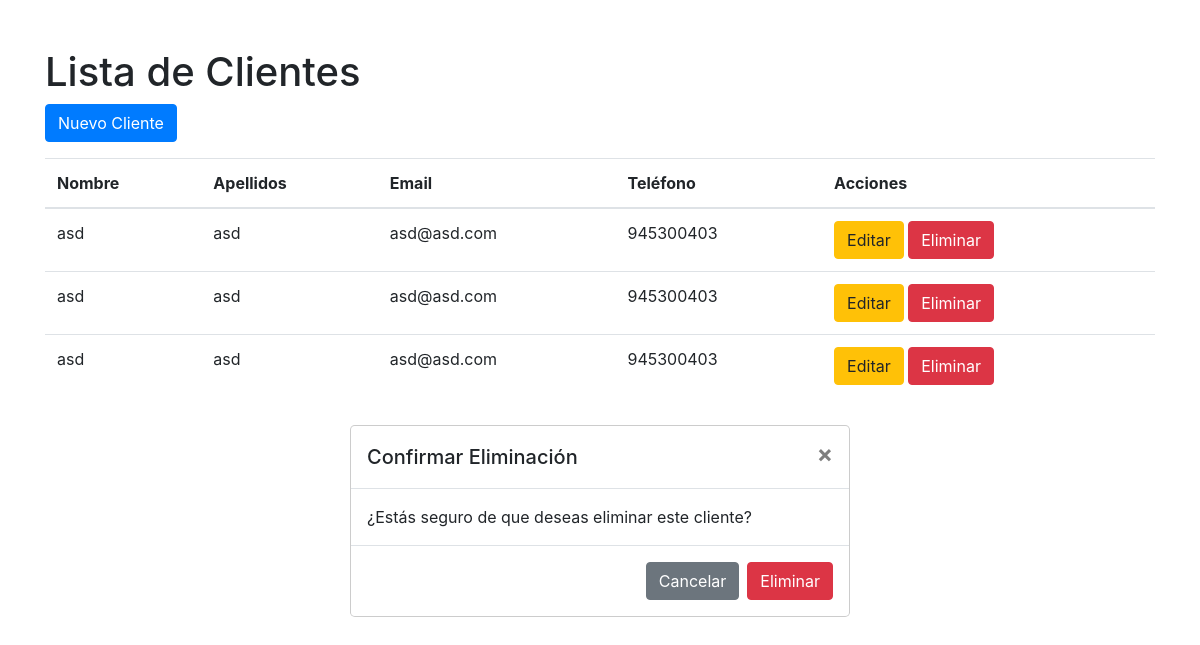
/adminrf/clientes/, run on an earlier commit of the app's database.
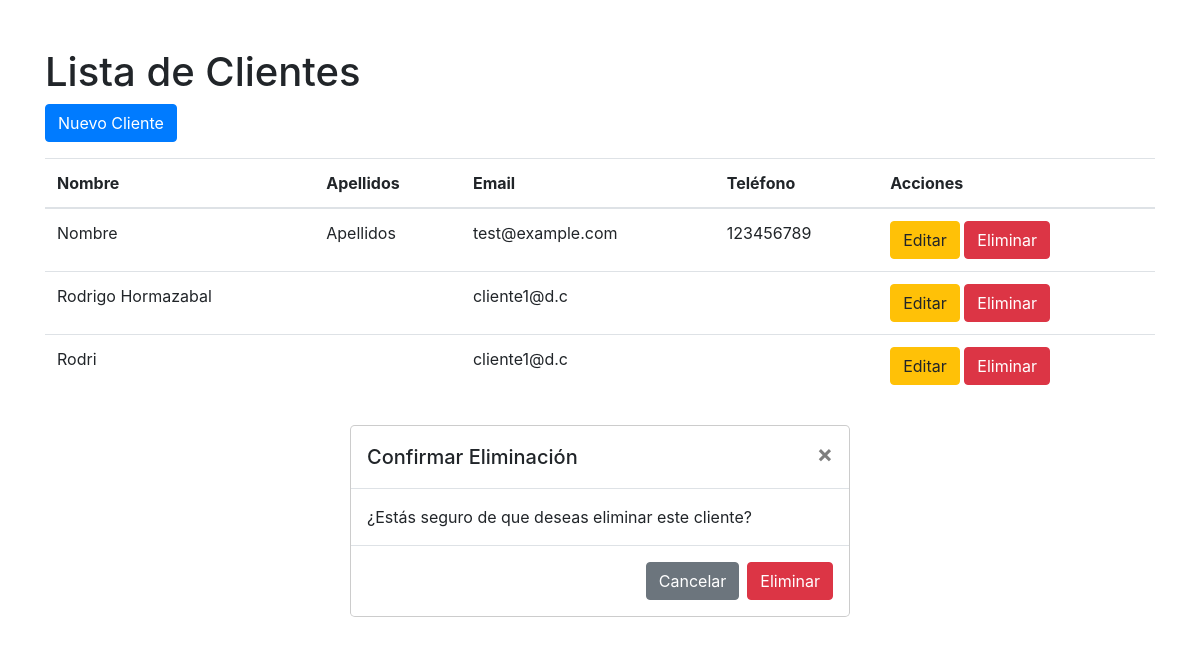
And on a later commit of the database.
### core/models.py (models this page shows, shortened)
class Cliente(models.Model):
    cliente_nombre = models.CharField(max_length=100)
    cliente_apellidos = models.CharField(max_length=100)
    cliente_email = models.EmailField(max_length=150)
    cliente_telefono = models.CharField(max_length=15)
    usuario = models.OneToOneField(User, on_delete=models.CASCADE)

### core/views.py (the view)
# urls.py: path('adminrf/clientes/', views.adminrf_cliente_list, name='adminrf_cliente_list'),
def adminrf_cliente_list(request):
    clientes = Cliente.objects.all()
    return render(request, 'core/adminrf_cliente_list.html', {'clientes': clientes})

### core/templates/core/adminrf_cliente_list.html (shortened to what this page needs)
<!DOCTYPE html>
<html lang="en">
<head>
    <link rel="stylesheet" href="https://stackpath.bootstrapcdn.com/bootstrap/4.5.2/css/bootstrap.min.css">
</head>
<body>
    <div class="container mt-5">
        <h1>Lista de Clientes</h1>
        <a href="{% url 'adminrf_cliente_create' %}" class="btn btn-primary">Nuevo Cliente</a>
        <table class="table mt-3">
            <thead>
                <tr>
                    <th>Nombre</th>
                    <th>Apellidos</th>
                    <th>Email</th>
                    <th>Teléfono</th>
                    <th>Acciones</th>
                </tr>
            </thead>
            <tbody>
                {% for cliente in clientes %}
                <tr>
                    <td>{{ cliente.cliente_nombre }}</td>
                    <td>{{ cliente.cliente_apellidos }}</td>
                    <td>{{ cliente.cliente_email }}</td>
                    <td>{{ cliente.cliente_telefono }}</td>
                    <td>
                        <a href="{% url 'adminrf_cliente_update' cliente.pk %}" class="btn btn-warning">Editar</a>
                        <button class="btn btn-danger" data-toggle="modal" data-target="#confirmDeleteModal" data-id="{{ habitacion.pk }}">Eliminar</button>
                    </td>
                </tr>
                {% endfor %}
            </tbody>
        </table>
    </div>
        <div class="modal-dialog" role="document">
            <div class="modal-content">
                <div class="modal-header">
                    <h5 class="modal-title" id="exampleModalLabel">Confirmar Eliminación</h5>
                    <button type="button" class="close" data-dismiss="modal" aria-label="Close">
                        <span aria-hidden="true">&times;</span>
                    </button>
                </div>
                <div class="modal-body">
                    ¿Estás seguro de que deseas eliminar este cliente?
                </div>
                <div class="modal-footer">
                    <button type="button" class="btn btn-secondary" data-dismiss="modal">Cancelar</button>
                    <form method="POST" id="deleteForm">
                        <button type="submit" class="btn btn-danger">Eliminar</button>
                    </form>
                </div>
            </div>
        </div>
</body>
</html>

What changed in the data, as far as the page shows it:
removed Cliente: cliente_nombre "asd", cliente_apellidos "asd", cliente_email "asd@asd.com", cliente_telefono "945300403"
removed Cliente: cliente_nombre "asd", cliente_apellidos "asd", cliente_email "asd@asd.com", cliente_telefono "945300403"
removed Cliente: cliente_nombre "asd", cliente_apellidos "asd", cliente_email "asd@asd.com", cliente_telefono "945300403"
added Cliente: cliente_nombre "Nombre", cliente_apellidos "Apellidos", cliente_email "test@example.com", cliente_telefono "123456789"
added Cliente: cliente_nombre "Rodrigo Hormazabal", cliente_email "cliente1@d.c"
added Cliente: cliente_nombre "Rodri", cliente_email "cliente1@d.c"
